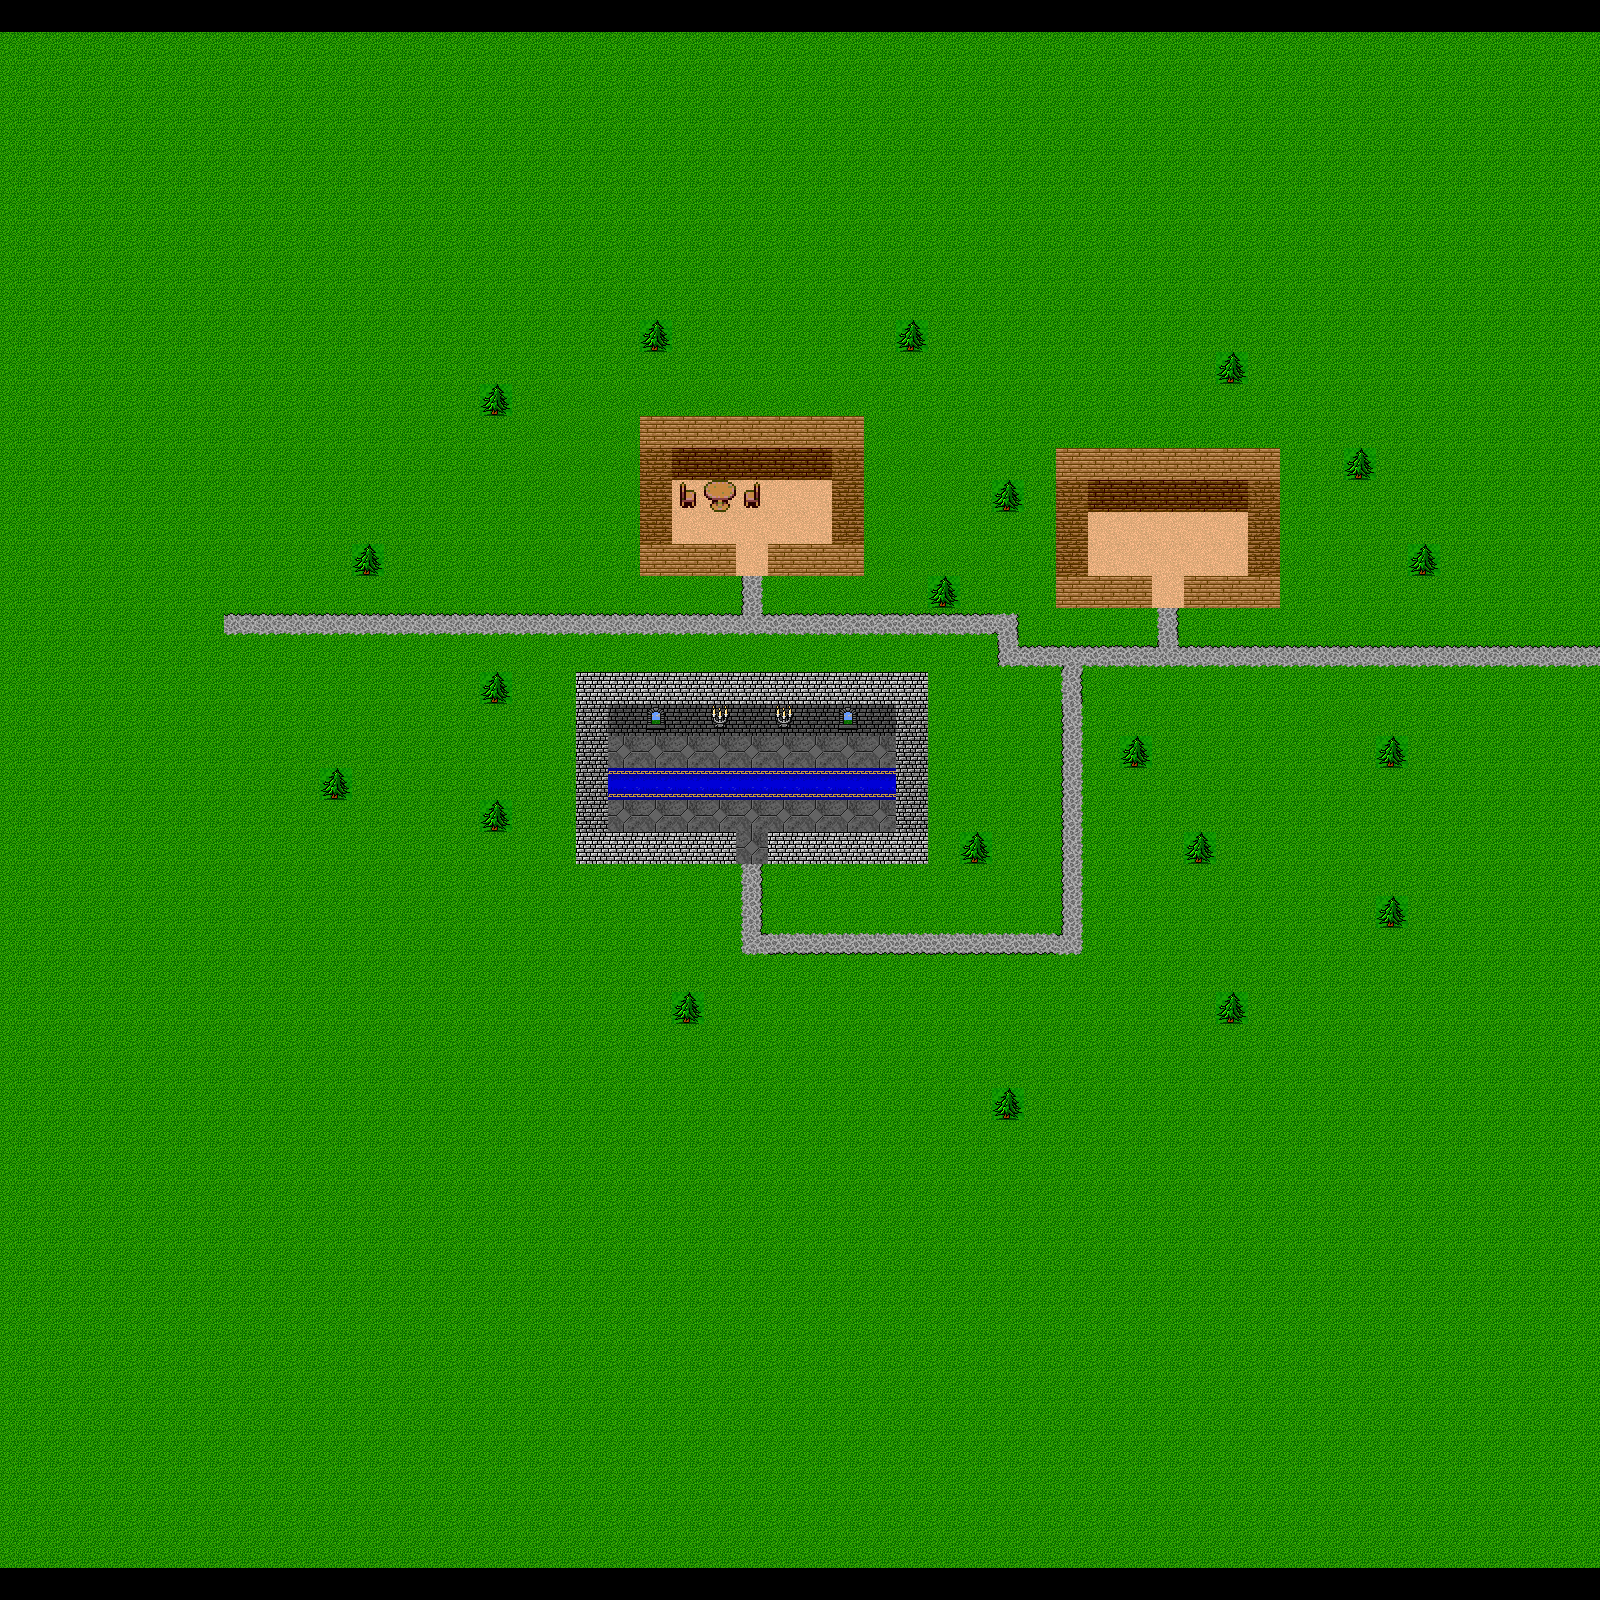

This is a level from a 2D game, rendered from its Tiled map with the project's own tilesets. A one-line summary and the map file follow, with tile-layer data summarised:
An orthogonal 50x50 tile map with 32x32 px tiles, 2 tile layers (Tile Layer 1, Tile Layer 3), 2 hidden layers not drawn, 6 tilesets and 10 objects (4x warp, 3x door, 3x roof).

<map version="1.0" orientation="orthogonal" width="50" height="50" tilewidth="32" tileheight="32">
 <tileset firstgid="1" name="dg_edging232" tilewidth="32" tileheight="32">
  <image source="../gfx/tiles/dg_edging232.gif" width="256" height="544" />
 </tileset>
 <tileset firstgid="137" name="dg_town032" tilewidth="32" tileheight="32">
  <image source="../gfx/tiles/dg_town032.gif" width="288" height="128" />
 </tileset>
 <tileset firstgid="173" name="dg_features32" tilewidth="32" tileheight="32">
  <image source="../gfx/tiles/dg_features32.gif" width="288" height="416" />
 </tileset>
 <tileset firstgid="290" name="dg_edging132" tilewidth="32" tileheight="32">
  <image source="../gfx/tiles/dg_edging132.gif" trans="ffffff" width="256" height="512" />
 </tileset>
 <tileset firstgid="418" name="dg_extended" tilewidth="32" tileheight="32">
  <image source="../gfx/tiles/dg_extended.bmp" trans="476c6c" width="892" height="64" />
 </tileset>
 <tileset firstgid="472" name="obstacles" tilewidth="32" tileheight="32">
  <image source="../gfx/redsquare.png" width="32" height="32" />
 </tileset>
 <layer name="Tile Layer 1" width="50" height="50">
  <data>[2500 cells, 2400 non-empty, 13 distinct tile ids]</data>
 </layer>
 <layer name="Tile Layer 3" width="50" height="50">
  <data>[2500 cells, 90 non-empty, 10 distinct tile ids]</data>
 </layer>
 <layer name="roof2" width="50" height="50" visible="0">
  <data>[2500 cells, 114 non-empty, 12 distinct tile ids]</data>
 </layer>
 <layer name="obstacles" width="50" height="50" visible="0">
  <data>[2500 cells, 88 non-empty, 1 distinct tile ids]</data>
 </layer>
 <objectgroup name="events" width="50" height="50">
  <object type="door" x="736" y="832" width="32" height="32">
   <properties>
    <property name="roof" value="roof1" />
   </properties>
  </object>
  <object type="door" x="736" y="544" width="32" height="32">
   <properties>
    <property name="roof" value="roof2" />
   </properties>
  </object>
  <object type="door" x="1152" y="576" width="32" height="32">
   <properties>
    <property name="roof" value="roof3" />
   </properties>
  </object>
  <object name="2" type="warp" x="0" y="1152" width="1600" height="32">
   <properties>
    <property name="destX" value="" />
    <property name="destY" value="" />
    <property name="map" value="" />
   </properties>
  </object>
  <object name="2" type="warp" x="0" y="256" width="32" height="896">
   <properties>
    <property name="destX" value="" />
    <property name="destY" value="" />
    <property name="map" value="" />
   </properties>
  </object>
  <object name="2" type="warp" x="0" y="224" width="1600" height="32">
   <properties>
    <property name="destX" value="" />
    <property name="destY" value="" />
    <property name="map" value="" />
   </properties>
  </object>
  <object name="2" type="warp" x="1568" y="256" width="32" height="896">
   <properties>
    <property name="destX" value="" />
    <property name="destY" value="" />
    <property name="map" value="" />
   </properties>
  </object>
  <object name="roof1" type="roof" x="576" y="672" width="352" height="160" />
  <object name="roof2" type="roof" x="640" y="416" width="224" height="128" />
  <object name="roof3" type="roof" x="1056" y="448" width="224" height="128" />
 </objectgroup>
</map>
